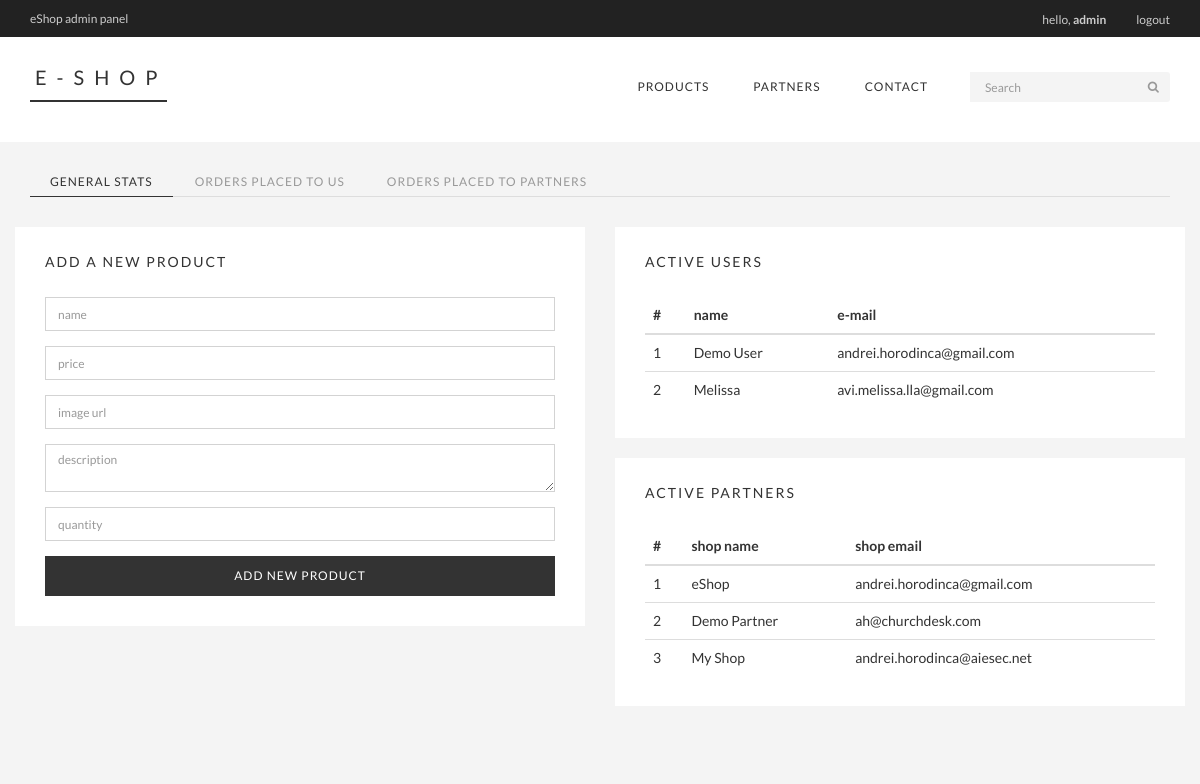
Screenshot of /admin/home.php (signed in) with the database file from the repository.
### tables this page shows
CREATE TABLE IF NOT EXISTS `users` (
  `user_id` int(11) NOT NULL AUTO_INCREMENT,
  `user_name` varchar(32) NOT NULL,
  `user_email` varchar(1024) NOT NULL,
  `user_password` varchar(512) NOT NULL,
  `user_code` varchar(100) NOT NULL,
  `user_timestamp` int(11) NOT NULL,
  `user_confirmed` int(11) NOT NULL DEFAULT '0',
  `user_string` varchar(35) NOT NULL DEFAULT '0',
  PRIMARY KEY (`user_id`)
);

CREATE TABLE IF NOT EXISTS `vendors` (
  `vendor_id` int(11) NOT NULL AUTO_INCREMENT,
  `vendor_name` varchar(32) NOT NULL,
  `vendor_email` varchar(1024) NOT NULL,
  `vendor_url` varchar(1024) NOT NULL,
  `vendor_commission` int(11) NOT NULL,
  `vendor_code` varchar(100) NOT NULL,
  `vendor_key` varchar(20) NOT NULL,
  `vendor_confirmed` int(11) NOT NULL DEFAULT '0',
  `vendor_removed` int(11) NOT NULL DEFAULT '0',
  PRIMARY KEY (`vendor_id`)
);

### config/init.php (called while the page is built, shortened)
<?php
include_once 'classes/User.php';
include_once 'classes/Vendor.php';
include_once 'connect/connect.php';
$users = new User($db);
$vendors = new Vendor($db);
?>

### config/classes/User.php (called while the page is built, shortened)
<?php
class User {
  private $db;
  public function __construct($database) {
    $this->db = $database;
  }
  public function getAllUsers() {
    $query = $this->db->prepare("SELECT * FROM `users` WHERE `user_confirmed` = 1 ORDER BY `user_id` ASC");
    try {
      $query->execute();
      $result = $query->fetchAll();
      return $result;
    } catch (PDOException $e) {
      die($e->getMessage());
    }
  }
}

### config/classes/Vendor.php (called while the page is built, shortened)
<?php
class Vendor {
  private $db;
  public function __construct($database) {
    $this->db = $database;
  }
  public function getAllVendors() {
    $query = $this->db->prepare("SELECT * FROM `vendors` WHERE `vendor_confirmed` = 1 ORDER BY `vendor_id` ASC");
    try {
      $query->execute();
      $result = $query->fetchAll();
      return $result;
    } catch (PDOException $e) {
      die($e->getMessage());
    }
  }
}

### admin/home.php (the view, shortened to what this page needs)
<?php
include_once '../config/init.php';
?>
<!DOCTYPE html>
<html lang="en">
<head>
  <link href="../css/bootstrap.min.css" rel="stylesheet">
  <link href="../css/font-awesome.min.css" rel="stylesheet">
  <link href="../css/main.css" rel="stylesheet">
</head>
<body class="eShop admin">
<?php include_once '../header.php'; ?>
<div class="container">
  <div class="row">
    <div role="tabpanel">
      <ul class="nav nav-tabs" role="tablist">
        <li role="presentation" class="active"><a href="#adminHome" aria-controls="adminHome" role="tab" data-toggle="tab">General stats</a></li>
        <li role="presentation"><a href="#adminOrders" aria-controls="adminOrders" role="tab" data-toggle="tab">Orders placed to us</a></li>
        <li role="presentation"><a href="#adminOrders2" aria-controls="adminOrders2" role="tab" data-toggle="tab">Orders placed to partners</a></li>
      </ul>
      <div class="tab-content">
        <div role="tabpanel" class="tab-pane fade in active" id="adminHome">
          <div class="row">
            <div class="col-md-6">
              <div class="row">
                <div class="col-md-12">
                  <div class="panel panel-default">
                    <div class="panel-heading">
                      <div class="panel-title">Add a new product</div>
                    </div>
                    <div class="panel-body">
                      <form accept-charset="UTF-8" role="form" method="post">
                        <fieldset>
                          <div class="form-group">
                            <input type="text" name="newProductName" placeholder="name" class="form-control" autofocus/>
                          </div>
                          <div class="form-group">
                            <input type="text" name="newProductPrice" placeholder="price" class="form-control" />
                          </div>
                          <div class="form-group">
                            <input type="url" name="newProductImageUrl" placeholder="image url" class="form-control" />
                          </div>
                          <div class="form-group">
                            <textarea name="newProductDescription" placeholder="description" class="form-control" rows="2"></textarea>
                          </div>
                          <div class="form-group">
                            <input type="number" name="newProductQuantity" placeholder="quantity" class="form-control" />
                          </div>
                          <button class="btn btn-lg btn-primary btn-block" type="submit" name="newProductSubmit">Add new product</button>
                        </fieldset>
                      </form>
                    </div>
                  </div>
                </div>
              </div>
            </div>
            <div class="col-md-6">
              <div class="row">
                <div class="col-md-12">
                  <div class="panel panel-default">
                    <div class="panel-heading">
                      <div class="panel-title">Active users</div>
                    </div>
                    <div class="panel-body">
                      <table class="table">
                        <thead>
                        <tr>
                          <th>#</th>
                          <th>name</th>
                          <th>e-mail</th>
                        </tr>
                        </thead>
                        <tbody class="text-left">
                        <?php
                        $allUsers = $users->getAllUsers();
                        $n = 1;
                        foreach ($allUsers as $user) {
                          echo '
                            <tr>
                              <td>' . $n . '</td>
                              <td>' . $user['user_name'] . '</td>
                              <td>' . $user['user_email'] . '</td>
                            </tr>
                          ';
                          $n++;
                        }
                        ?>
                        </tbody>
                      </table>
                    </div>
                  </div>
                </div>
              </div>
              <div class="row">
                <div class="col-md-12">
                  <div class="panel panel-default">
                    <div class="panel-heading">
                      <div class="panel-title">Active partners</div>
                    </div>
                    <div class="panel-body">
                      <table class="table">
                        <thead>
                        <tr>
                          <th>#</th>
                          <th>shop name</th>
                          <th>shop email</th>
                        </tr>
                        </thead>
                        <tbody class="text-left">
                        <?php
                        $allVendors = $vendors->getAllVendors();
                        $n = 1;
                        foreach ($allVendors as $vendor) {
                          echo '
                            <tr>
                              <td>' . $n . '</td>
                              <td>' . $vendor['vendor_name'] . '</td>
                              <td>' . $vendor['vendor_email'] . '</td>
                            </tr>
                          ';
                          $n++;
                        }
                        ?>
                        </tbody>
                      </table>
                    </div>
                  </div>
                </div>
              </div>
            </div>
          </div>
        </div>
      </div>
    </div>
  </div>
</div>
<?php
include_once '../footer.php';
?>

### css/main.css (style rules this page uses)
body { font-family: 'Lato', sans-serif; position: relative; font-weight: 400; background: #f4f4f4; padding-top: 167px; }
ul li { list-style: none; }
.eShop .panel, .eShop .panel-heading, .eShop .panel-body, .eShop .panel-footer, .thumbnail { background-color: #ffffff; border: 0; border-radius: 0; box-shadow: none; }
.eShop .panel { padding: 15px; }
.eShop .panel-title { font-family: 'Lato', sans-serif; text-shadow: none; color: #333; font-size: 14px; font-weight: 400; letter-spacing: 2px; text-transform: uppercase; }
.btn { border-radius: 0; box-shadow: none; outline: none; font-size: 12px; text-transform: uppercase; letter-spacing: 1px; }
.btn-primary { background-color: #333; border: 2px solid #333; color: white; }
input[type='text'], input[type='password'], input[type='email'], input[type='url'], input[type='number'], textarea.form-control { border-radius: 0; border-color: lightgray; box-shadow: none; outline: none; font-size: 12px; }
.nav-tabs { margin: 0 15px; }
.nav-tabs>li { background-color: transparent; }
.nav-tabs>li>a { color: #999; background-color: transparent; border: none; padding: 6px 20px; margin-top: 0; font-weight: 400; text-transform: uppercase; font-size: 12px; letter-spacing: 1px; text-shadow: none; }
.nav-tabs>li.active>a { background-color: transparent; border: none; color: #333; border-bottom: 1px solid #333; }
.tab-content { padding: 30px 0; }
.admin .table { margin-bottom: 0; }

### rows the page displays
users: user_name "Demo User", user_email "andrei.horodinca@gmail.com"
users: user_name "Melissa", user_email "avi.melissa.lla@gmail.com"
vendors: vendor_name "eShop", vendor_email "andrei.horodinca@gmail.com"
vendors: vendor_name "Demo Partner", vendor_email "ah@churchdesk.com"
vendors: vendor_name "My Shop", vendor_email "andrei.horodinca@aiesec.net"
